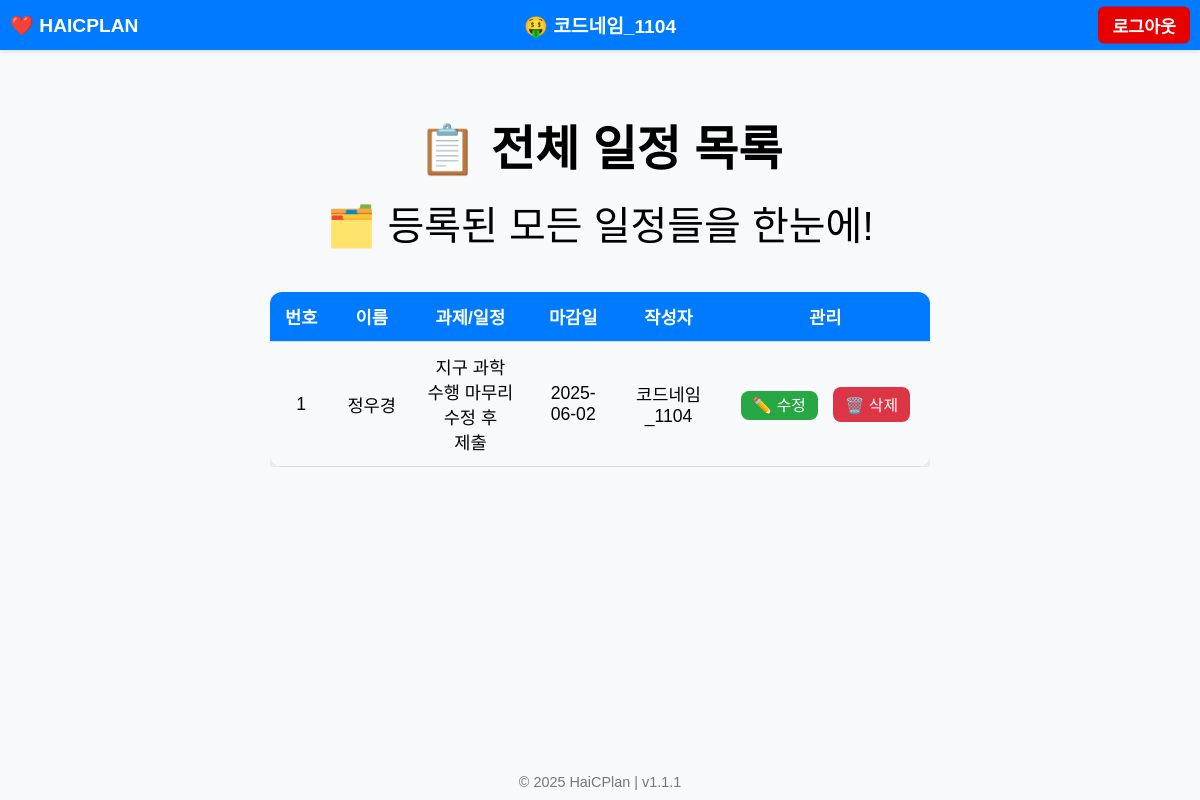
The app's page /view (signed in) with its own data.
### tables this page shows
CREATE TABLE schedules(
id INTEGER PRIMARY KEY AUTOINCREMENT,
name TEXT,
task TEXT,
deadline TEXT,
username TEXT
);

### app.py (the view)
@app.route('/view')
def view():
    if 'username' not in session:
        return redirect(url_for('login'))
    conn = sqlite3.connect('data.db')
    cursor = conn.cursor()
    if session['role'] == 'admin':
        cursor.execute("SELECT id, name, task, deadline, username FROM schedules")
    else:
        cursor.execute("SELECT id, name, task, deadline, username FROM schedules WHERE username=?", (session['username'],))
    schedules = cursor.fetchall()
    conn.close()
    return render_template('view.html', schedules=schedules, role=session['role'])

### templates/view.html (shortened to what this page needs)
{% extends "base.html" %}
{% block content %}
<div class="view-container">
    <h1>📋 전체 일정 목록</h1>
    <div class="emoji">🗂️ 등록된 모든 일정들을 한눈에!</div>
    <div class="table-wrapper">
        <table>
            <thead>
                <tr>
                    <th>번호</th>
                    <th>이름</th>
                    <th>과제/일정</th>
                    <th>마감일</th>
                    <th>작성자</th>
                    <th>관리</th>
                </tr>
            </thead>
            <tbody>
                {% for id, name, task, deadline, username in schedules %}
                <tr>
                    <td>{{ loop.index }}</td>
                    <td>{{ name }}</td>
                    <td>{{ task }}</td>
                    <td>{{ deadline }}</td>
                    <td>{{ username }}</td>
                    <td class="actions">
                        <a href="{{ url_for('edit', id=id) }}">✏️ 수정</a>
                        <form action="{{ url_for('delete', id=id) }}" method="POST" style="display:inline;">
                            <button type="submit" onclick="return confirm('정말 삭제하시겠습니까?');">🗑️ 삭제</button>
                        </form>
                    </td>
                </tr>
                {% endfor %}
            </tbody>
        </table>
    </div>
</div>
{% endblock %}

### templates/base.html (shortened to what this page needs)
<!DOCTYPE html>
<html lang="ko">
<head>
    <link rel="stylesheet" href="{{ url_for('static', filename='css/base.css') }}">
</head>
<body>
    {% if session.get('username') %}
    <header>
        <div id="logo" onclick='location.href="{{ url_for("submit") }}"'>❤️ HAICPLAN</div>
        <a href="{{ url_for('profile') }}" class="profile-link">
            <span class="profile-emoji">{{ session.get('emoji', '👤') }}</span> {{ session['username'] }}
        </a>
        <div id="logout">
            <a href="{{ url_for('logout') }}">로그아웃</a>
        </div>
    </header>
    {% endif %}
    <main>
        {% block content %}{% endblock %}
    </main>
    <footer>
        &copy; 2025 HaiCPlan | v1.1.1
    </footer>
</body>
</html>

### static/css/base.css (style rules this page uses)
body { font-family: 'Arial', sans-serif; background-color: #f8f9fa; margin: 0; padding: 0; min-height: 100vh; display: flex; flex-direction: column; align-items: center; }
header { position: fixed; top: 0; left: 0; width: 100%; height: 50px; background-color: #007bff; color: white; display: flex; align-items: center; justify-content: center; font-weight: bold; font-size: 1.2em; box-shadow: 0 2px 4px rgba(0, 0, 0, 0.1); z-index: 1000; padding: 0 60px; box-sizing: border-box; }
#logo { position: absolute; left: 10px; font-size: 1.0em; font-weight: bold; cursor: pointer; }
#logout { position: absolute; top: 50%; right: 10px; transform: translateY(-50%); font-weight: bold; z-index: 1100; }
#logout a { color: white; background-color: #e60000; text-decoration: none; padding: 6px 14px; border-radius: 6px; transition: background-color 0.3s, color 0.3s; font-size: 0.9em; border: none; display: inline-block; }
main { padding-top: 70px; width: 90%; max-width: 700px; flex-grow: 1; margin-bottom: 50px; }
footer { margin: 10px 0; font-size: 0.9em; color: #777; }
.profile-link { cursor: pointer; color: white; text-decoration: none; font-weight: bold; }

### templates/view.html (style rules this page uses)
.view-container { max-width: 900px; margin: 40px auto; padding: 0 20px; text-align: center; }
h1 { font-size: 3em; margin-bottom: 0.3em; }
.emoji { font-size: 2.5em; margin-bottom: 1em; }
.table-wrapper { display: flex; justify-content: center; overflow-x: auto; }
table { width: 100%; table-layout: auto; border-collapse: collapse; box-shadow: 0 4px 10px rgba(0, 0, 0, 0.1); border-radius: 12px; overflow: hidden; margin: 0 auto; }
th, td { padding: 12px 15px; word-break: keep-all; border-bottom: 1px solid #ddd; font-size: 1.1em; }
th { background-color: #007bff; color: white; text-align: center; }
td.actions { text-align: center; white-space: nowrap; }
td.actions a, td.actions form button { margin: 0 5px; padding: 6px 12px; font-size: 0.9em; border-radius: 8px; border: none; cursor: pointer; transition: background-color 0.3s; text-decoration: none; }
td.actions a { background-color: #28a745; color: white; }
td.actions form button { background-color: #dc3545; color: white; }

### records on screen
schedules: username "코드네임_1104", name "정우경", task "지구 과학 수행 마무리 수정 후 제출", deadline "2025-06-02"

### other values on screen
{{ session.get('emoji', '👤') }} "🤑"
